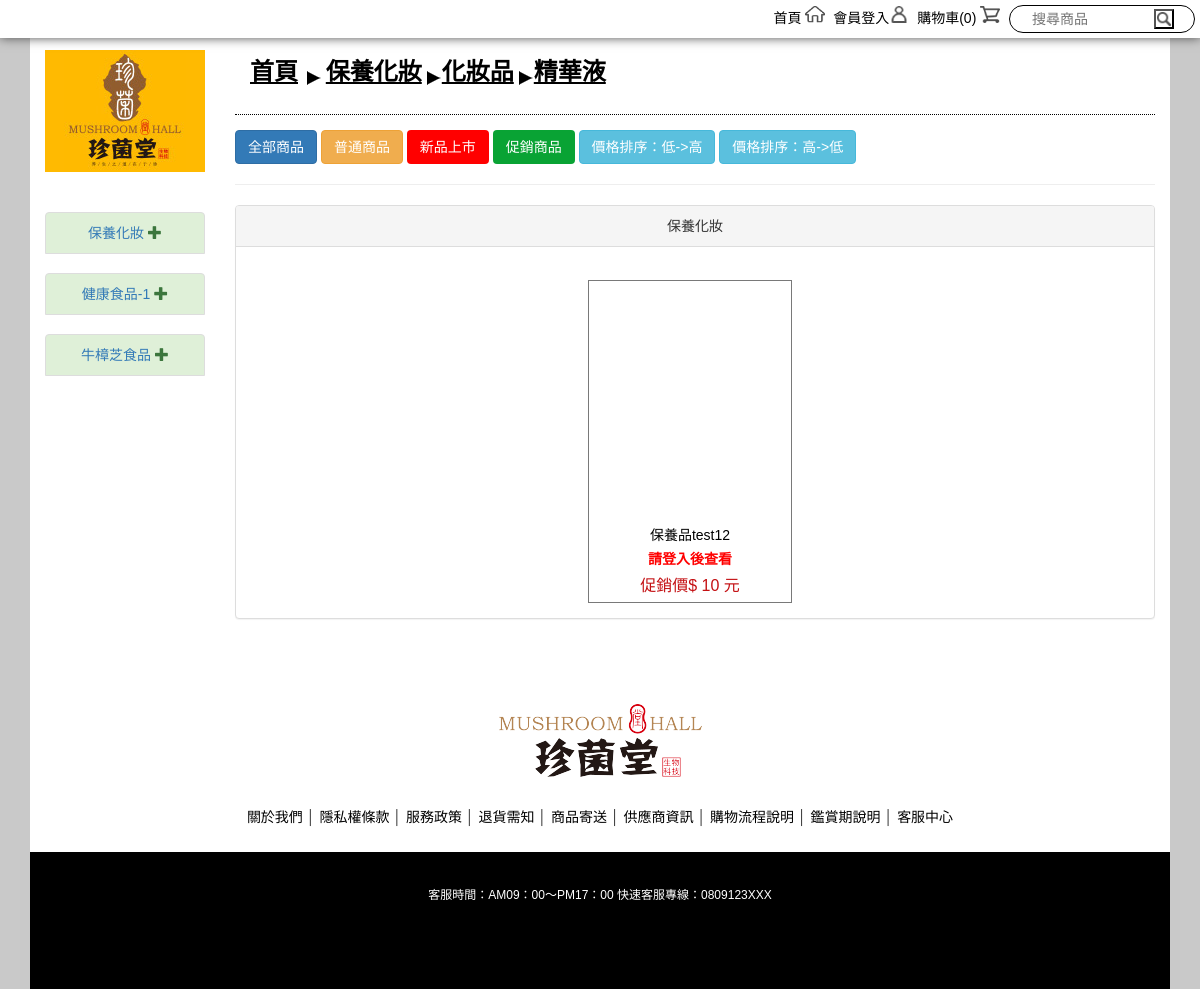
Screenshot of /pd_query.php?first=16&second=23&third=25 with the database file from the repository.
### tables this page shows
CREATE TABLE `proclass` (
  `no` int(11) NOT NULL COMMENT '類別編號 (PK)',
  `parent` int(11) NOT NULL COMMENT '上層編號(0:主類別，>0: 次類別)',
  `pcname` varchar(50) NOT NULL COMMENT '類別名稱',
  `sort` int(11) NOT NULL DEFAULT '1' COMMENT '類別順序(1最小)',
  `status` char(1) NOT NULL COMMENT '類別狀態(0:下架，1:上架)',
  `lang` varchar(10) NOT NULL COMMENT '語系代碼',
  `addtime` datetime NOT NULL COMMENT '建立時間',
  `updatetime` datetime NOT NULL COMMENT '修改時間'
);

CREATE TABLE `protags` (
  `no` int(11) NOT NULL COMMENT '標籤編號(流水號) ',
  `name` varchar(20) NOT NULL COMMENT '標籤名稱',
  `pic` varchar(50) NOT NULL COMMENT '圖片檔名',
  `color` varchar(10) NOT NULL COMMENT '標籤色碼',
  `sort` int(11) NOT NULL DEFAULT '1' COMMENT '標籤順序(1最小)',
  `lang` varchar(10) NOT NULL COMMENT '語系代碼',
  `addtime` datetime NOT NULL COMMENT '建立時間',
  `updatetime` datetime NOT NULL COMMENT '修改時間'
);

CREATE TABLE `products` (
  `proid` varchar(20) NOT NULL COMMENT '商品編號 (PK)',
  `suppid` varchar(20) NOT NULL COMMENT '供應商ID',
  `proname` varchar(50) NOT NULL COMMENT '商品名稱',
  `prointro` varchar(100) NOT NULL COMMENT '商品簡短說明',
  `pcno` int(11) NOT NULL COMMENT '商品主類別',
  `price` int(11) NOT NULL COMMENT '價格',
  `PV` int(11) NOT NULL COMMENT 'PV值',
  `bonuce` int(11) NOT NULL COMMENT '紅利',
  `stock` int(11) NOT NULL COMMENT '庫存量',
  `prodetail` text NOT NULL COMMENT '商品詳細說明',
  `protags` int(11) NOT NULL COMMENT '標籤編號(單選、標記效果) ',
  `weight` float NOT NULL DEFAULT '0' COMMENT '商品重量(KG)',
  `size` varchar(50) NOT NULL COMMENT '商品長寬高',
  `promo_start` datetime NOT NULL COMMENT '促銷起始時間',
  `promo_end` datetime NOT NULL COMMENT '促銷結束時間',
  `promo_price` int(11) NOT NULL COMMENT '促銷價格',
  `promo_PV` int(11) NOT NULL COMMENT '促銷PV值',
  `promo_bonuce` int(11) NOT NULL COMMENT '促銷紅利值',
  `uptime` datetime NOT NULL COMMENT '上架時間',
  `downtime` datetime NOT NULL COMMENT '下架時間',
  `memo` varchar(250) NOT NULL COMMENT '備註',
  `checkmemo` varchar(250) NOT NULL COMMENT '審核說明',
  `checktime` datetime NOT NULL COMMENT '審核時間',
  `status` char(1) NOT NULL DEFAULT '1' COMMENT '商品狀態(0:審核未通過,1:待審核,2:審核通過,3:上架,9:下架)',
  `lang` varchar(10) NOT NULL COMMENT '語系代碼',
  `viewcounts` int(11) NOT NULL DEFAULT '0' COMMENT '瀏覽次數',
  `addtime` datetime NOT NULL COMMENT '建立時間',
  `updatetime` datetime NOT NULL COMMENT '修改時間'
);

### side_bar2.php (the view, shortened to what this page needs)
<?php
$classOne = [];
$classOneSql = 'SELECT A.no AS first_no, A.pcname AS first_name FROM proclass A WHERE A.parent=0 AND A.status=1 ORDER BY A.sort ASC';
$classOneRes = mysqli_query($conn, $classOneSql);
while ($classOneRow = mysqli_fetch_assoc($classOneRes)) {
    $classOne[] = $classOneRow;
}
?>

### side_bar2.php (the view, shortened to what this page needs)
<?php
$classOne = [];
$classOneSql = 'SELECT A.no AS first_no, A.pcname AS first_name FROM proclass A WHERE A.parent=0 AND A.status=1 ORDER BY A.sort ASC';
$classOneRes = mysqli_query($conn, $classOneSql);
while ($classOneRow = mysqli_fetch_assoc($classOneRes)) {
    $classOne[] = $classOneRow;
}
?>

### pd_query.php (shortened to what this page needs)
<?php
include 'db.php';
$isLogin = !empty($_SESSION['user']);
$products = [];
$productsSql = 'SELECT products.proid, products.proname, products.price, products.PV, products.bonuce, products.uptime, products.downtime, products.status, products.protags, products.promo_price, products.promo_PV, products.promo_bonuce, protags.name, protags.pic, protags.color, productclass.pcno1, productclass.pcno2, productclass.pcno3 FROM (SELECT * FROM products WHERE status=3 OR status=8) products LEFT JOIN protags ON products.protags=protags.no LEFT JOIN productclass ON products.proid=productclass.proid';
$productsRes = mysqli_query($conn, $productsSql);
while ($productsRow = mysqli_fetch_assoc($productsRes)) {
    $products[] = $productsRow;
}
$tmpArray = [];
foreach ($products as $product) {
    if ($product['status'] == 8) {
        if (!(time() > strtotime($product['uptime']) && time() < strtotime($product['downtime']))) {
        } else {
            $tmpArray[] = $product;
        }
    } else {
        $tmpArray[] = $product;
    }
}
$products = $tmpArray;
$tmpArray = [];
foreach ($products as $k => $v) {
    if ($v['protags'] == 2) {
        $tmpArray[$k] = $v['promo_price'];
    } else {
        $tmpArray[$k] = $v['price'];
    }
}
if (!isset($_GET['order'])) {
    asort($tmpArray);
}
$sortArray = [];
foreach ($tmpArray as $k => $v) {
    $sortArray[] = $products[$k];
}
$products = $sortArray;
if (isset($_GET['first']) && isset($_GET['second']) && isset($_GET['third'])) {
    $tmpProducts = [];
    if ($_GET['second'] == 0 && $_GET['third'] == 0) {
        foreach ($products as $product) {
            if ($_GET['first'] == $product['pcno1']) {
                $tmpProducts[] = $product;
            }
        }
    } elseif ($_GET['third'] == 0) {
        foreach ($products as $product) {
            if ($_GET['second'] == $product['pcno2']) {
                $tmpProducts[] = $product;
            }
        }
    } else {
        foreach ($products as $product) {
            if ($_GET['third'] == $product['pcno3']) {
                $tmpProducts[] = $product;
            }
        }
    }
    $products = $tmpProducts;
}
$protags = [];
$protagsSql = 'SELECT no, name, pic, color FROM protags';
$protagsRes = mysqli_query($conn, $protagsSql);
while ($protagsRow = mysqli_fetch_assoc($protagsRes)) {
    $protags[] = $protagsRow;
}
$proclass = [];
$proclassSql = 'SELECT no, parent, pcname FROM proclass WHERE status=1 ORDER BY sort ASC';
$proclassRes = mysqli_query($conn, $proclassSql);
while ($proclassRow = mysqli_fetch_assoc($proclassRes)) {
    $proclass[] = $proclassRow;
}
$pics = [];
$picSql = 'SELECT proid, picname, picfile FROM productpics WHERE sort=1';
$picRes = mysqli_query($conn, $picSql);
while ($picsRow = mysqli_fetch_assoc($picRes)) {
    $pics[] = $picsRow;
}
?>
<!doctype html>
<html>
<head>
    <?php include 'http_head.php'; ?>
</head>
<body>
<div class="wrap">
    <?php include 'top_bar.php'; ?>
    <div class="container main">
        <div class="row content no-margin-rl">
            <div class="col-sm-2 left-area hidden-xs " style="">
                <?php include 'side_bar.php'; ?>
            </div>
            <div class="col-sm-10">
                <div class="beard">
                    <ul>
                        <li><a href="index.php">首頁</a></li>
                        <li><img src="img/process_icon.png" alt=""></li>
                        <?php
                        if (!isset($_GET['protags'])) {
                            if (isset($_GET['first']) && isset($_GET['second']) && isset($_GET['third'])) {
                                if ($_GET['second'] == 0 && $_GET['third'] == 0) {
                                    foreach ($proclass as $item) {
                                        if ($_GET['first'] == $item['no']) {
                                            echo '<li><a href="pd_query.php?first=' . $_GET['first'] . '&second=' . $_GET['second'] . '&third=' . $_GET['third'] . '">' . $item['pcname'] . '</a></li>';
                                            break;
                                        }
                                    }
                                } else {
                                    foreach ($proclass as $item) {
                                        if ($_GET['first'] == $item['no']) {
                                            echo '<li><a href="pd_query.php?first=' . $_GET['first'] . '&second=' . 0 . '&third=' . 0 . '">' . $item['pcname'] . '</a></li>';
                                            break;
                                        }
                                    }
                                    echo '<li><img src="img/process_icon.png" alt=""></li>';
                                    foreach ($proclass as $item) {
                                        if ($_GET['second'] == $item['no']) {
                                            echo '<li><a href="pd_query.php?first=' . $_GET['first'] . '&second=' . $_GET['second'] . '&third=' . 0 . '">' . $item['pcname'] . '</a></li>';
                                            break;
                                        }
                                    }
                                    echo '<li><img src="img/process_icon.png" alt=""></li>';
                                    foreach ($proclass as $item) {
                                        if ($_GET['third'] == $item['no']) {
                                            echo '<li><a href="pd_query.php?first=' . $_GET['first'] . '&second=' . $_GET['second'] . '&third=' . $_GET['third'] . '">' . $item['pcname'] . '</a></li>';
                                            break;
                                        }
                                    }
                                }
                            } else {
                                echo '<li><a>全部商品</a></li>';
                            }
                        }
                        ?>
                    </ul>
                </div>
                <div class="content-area">
                    <div class="row">
                        <div class="col-sm-12">
                            <a href="pd_query.php" class="btn btn-primary" role="button">全部商品</a>
                            <a href="pd_query.php?protags=0" class="btn btn-warning" role="button">普通商品</a>
                            <?php
                            foreach ($protags as $protag) {
                                echo '<a href="pd_query.php?protags=' .
                                    $protag['no'] .
                                    '" class="btn" role="button" style="color: white;background-color: ' .
                                    $protag['color'] .
                                    ';">' .
                                    $protag['name'] .
                                    '</a>' .
                                    "\n";
                            }
                            ?>
                            <a id="plth" href="" class="btn btn-info" role="button">價格排序：低->高</a>
                            <a id="phtl" href="" class="btn btn-info" role="button">價格排序：高->低</a>
                        </div>
                    </div>
                </div>
                <hr/>
                <div class="product-area">
                    <div class="product-list">
                        <?php
                        foreach ($proclass as $item) {
                            if ($item['parent'] == 0) {
                                foreach ($products as $product) {
                                    if ($product['pcno1'] == $item['no']) {
                                        echo '<div class="panel panel-default">';
                                        echo '<div class="panel-heading">' . $item['pcname'] . '</div>';
                                        echo '<div class="panel-body">';
                                        break;
                                    }
                                }
                                foreach ($products as $product) {
                                    if ($product['pcno1'] == $item['no']) {
                                        echo '<div class="pd">';
                                        echo "<a href='pd_page.php?proid=" . $product['proid'] . "'>";
                                        foreach ($pics as $pic) {
                                            if ($product['proid'] == $pic['proid']) {
                                                echo '<div class="pd-pic"><img src="upload/product/' . $pic['picfile'] . '" alt=""/></div>';
                                            }
                                        }
                                        echo '<div class="pd-name">' . $product['proname'] . '</div>';
                                        if ($isLogin) {
                                            switch ($_SESSION['user2']['type']) {
                                                case 1:
                                                    echo '<div class="pd-pv">紅利：' . $product['bonuce'] . '</div>';
                                                    break;
                                                case 2:
                                                    echo '<div class="pd-pv">PV：' . $product['PV'] . '</div>';
                                                    break;
                                            }
                                        } else {
                                            echo '<div class="pd-pv">請登入後查看</div>';
                                        }
                                        if ($product['protags'] == 2) {
                                            echo '<div class="pd-price">促銷價$ ' . $product['promo_price'] . ' 元</div>';
                                        } else {
                                            echo '<div class="pd-price">價格$ ' . $product['price'] . ' 元</div>';
                                        }
                                        echo '</a>';
                                        echo '</div>';
                                    }
                                }
                                foreach ($products as $product) {
                                    if ($product['pcno1'] == $item['no']) {
                                        echo '</div>';
                                        echo '</div>';
                                        break;
                                    }
                                }
                            }
                        }
                        ?>
                    </div>
                </div>
            </div>
        </div>
        <?php include 'footer.php'; ?>
    </div>
</div>
</body>
</html>

### side_bar.php (shortened to what this page needs)
<div class=" left-move ">
    <div class="logo ">
        <a href="index.php"><img src="img/logo.jpg" style="" alt=""></a>
    </div>
    <br/>
    <br/>
    <div class="menu-area">
        <?php
        foreach ($classOne as $item1) {
            echo '<ul class="list-group sbar">';
            echo '<li class="list-group-item list-group-item-success c1">';
            echo '<a href="pd_query.php?first=' . $item1['first_no'] . '&second=0&third=0">';
            echo $item1['first_name'].' ';
            echo '</a>';
            echo '</li>';
            echo '</ul>';
        }
        ?>
    </div>
</div>

### css/layout.css (style rules this page uses)
a { text-decoration:none; }
img { height:auto; max-width:100%; }
body { margin:0px; background-color:#C9C9C9; font-family:'Microsoft JhengHei' , Arial; }
.wrap { width:100%; }
.main { margin:0 auto; }
.content { background-color:#FFF; }
.no-margin-rl { margin-left:0px; margin-right:0px; }
.left-move { margin-top:50px; text-align:center; }
.logo { width:100%; background-color:#FFBA01; }
.menu-area { width:100%; margin-top:0px; }
.product-area { width:100%; }
.beard { width:100%; margin-top:55px; margin-bottom:15px; padding-bottom:15px; border-bottom:1px #000 dotted; }
.beard ul li { display:inline-block; position:relative; left:15px; }
.beard ul li a { font-size:24px; font-weight:bold; color:#000; text-decoration:underline; }
.product-area .product-list .pd a { color:#000; }
.product-list { width:100%; text-align:center; }
.pd { width:23%; text-align:center; margin-top:2% ; margin-right:10px; display:inline-block; border:1px solid #797979; position:relative; }
.pd-name { padding:2px; font-size:14px; }
.pd-pv { padding:2px; font-weight:bold; color:red; }
.pd-price { padding:4px; color:#C41013; font-size:16px; }
.content-area { width:100%; }
.left-area { margin-left: 0px; z-index:0; background-color:#fff; }
body { position: relative; }

### rows the page displays
proclass: pcname "保養化妝"
proclass: pcname "健康食品-1"
proclass: pcname "牛樟芝食品"
proclass: pcname "化妝品"
proclass: pcname "精華液"
protags: name "新品上市"
protags: name "促銷商品"
products: proname "保養品test12", promo_price "10"

### other values shown
count($_SESSION['shop_cart']) "0"
$setting["serv_time"] "AM09：00～PM17：00"
$setting["cs_phone"] "0809123XXX"
